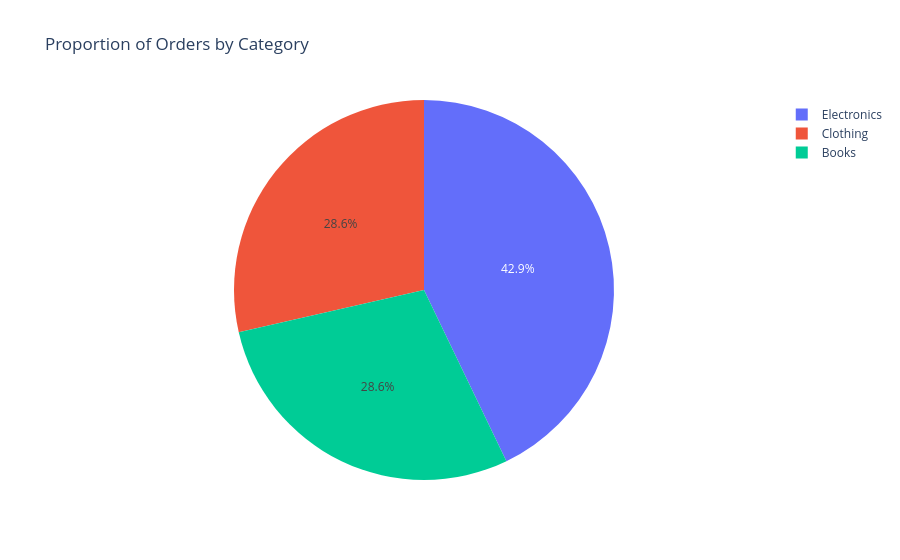

The cell this chart's notebook holds for it:
### Code cell
# ── Chart 2 ──────────────────────────────────────────────────────────────
# Chart type chosen:
# Why it suits this data:

# YOUR CODE HERE
# Reason: Pie chart shows proportion of orders by category
category_counts = df['Category'].value_counts()

fig = px.pie(
    names=category_counts.index,
    values=category_counts.values,
    title="Proportion of Orders by Category"
)
fig.show()

### Figure 1 — Plotly figure (JSON) as saved in the notebook; plotly's stock layout.template omitted (floating-point values rounded to 4 significant figures)
{"data": [{"domain": {"x": [0, 1], "y": [0, 1]}, "hovertemplate": "label=%{label}<br>value=%{value}<extra></extra>", "labels": ["Electronics", "Clothing", "Books"], "legendgroup": "", "name": "", "showlegend": true, "type": "pie", "values": [3, 2, 2]}], "layout": {"legend": {"tracegroupgap": 0}, "title": {"text": "Proportion of Orders by Category"}}}
